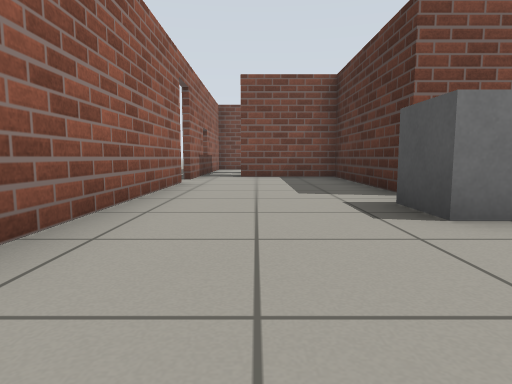
[1] (above)

17 first-person views from a walk through a Gazebo world. The camera is 0.5 m above the floor, tilts 6° down and sees 75° across. The floor is counted in squares, 1 m on a side. Each view is taken from the middle of a square. On the plan, view 1 faces up. The plan holds only what a view shows up to about 9 squares ahead; the rest is blank. The robots in the file are not drawn. Some stock models are drawn as simple stand-ins. Surface patterns are stand-ins for the level's own textures.

[2]
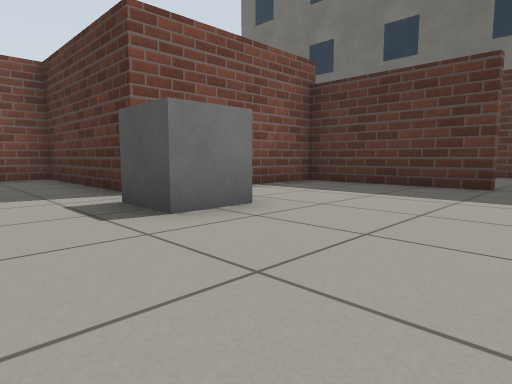

[3]
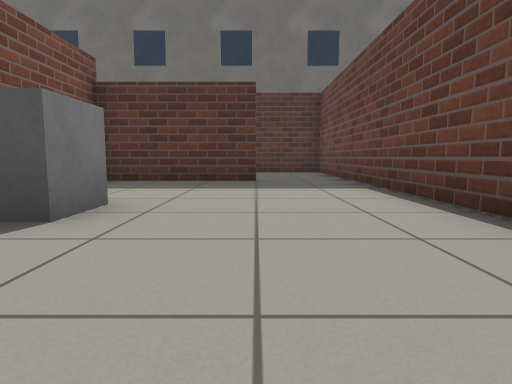

[4]
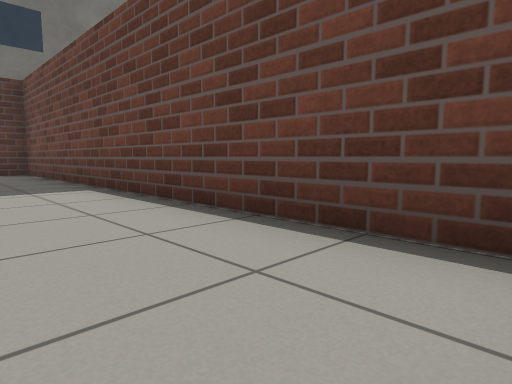

[5]
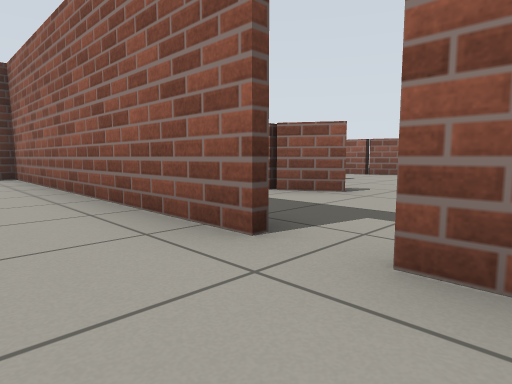

[6]
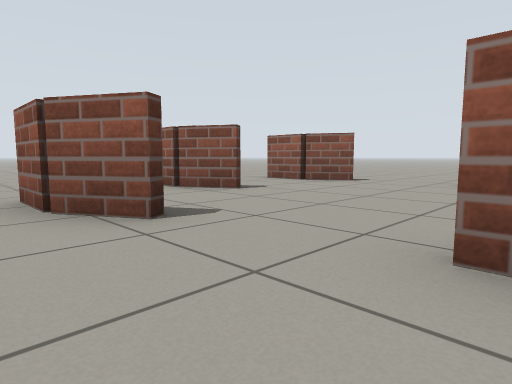

[7]
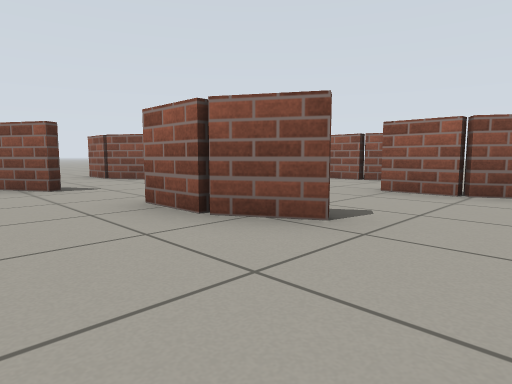

[8]
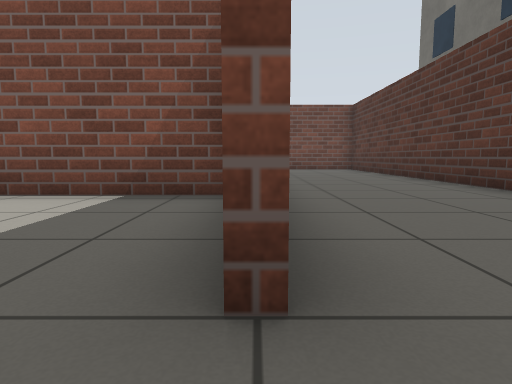

[9]
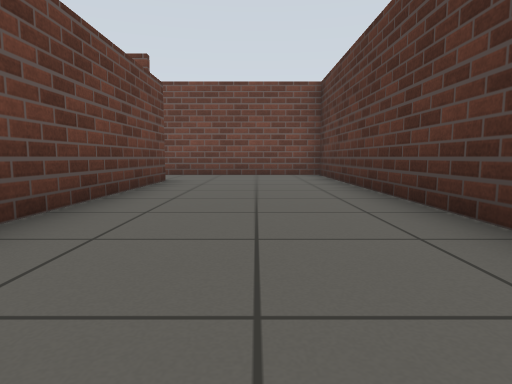

[10]
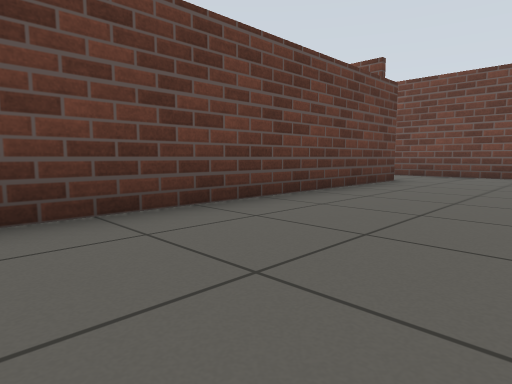

[11]
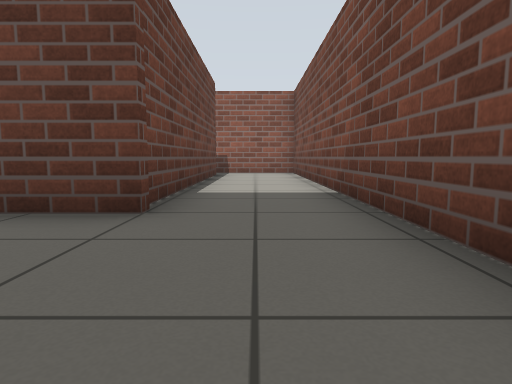

[12]
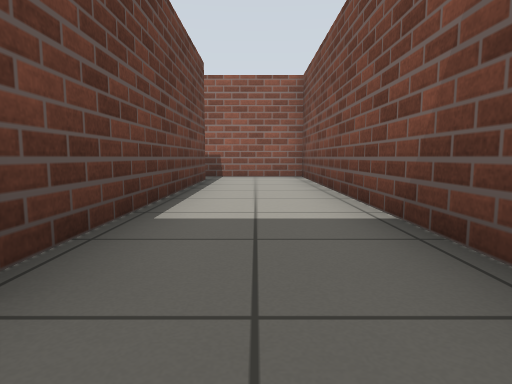

[13]
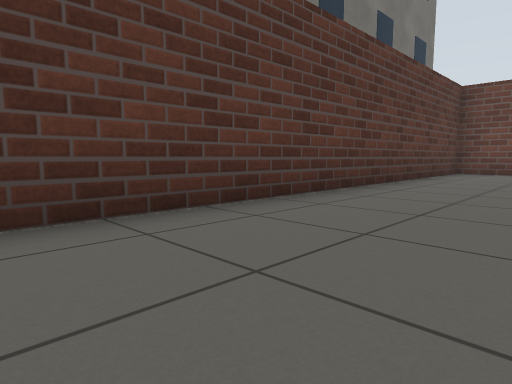

[14]
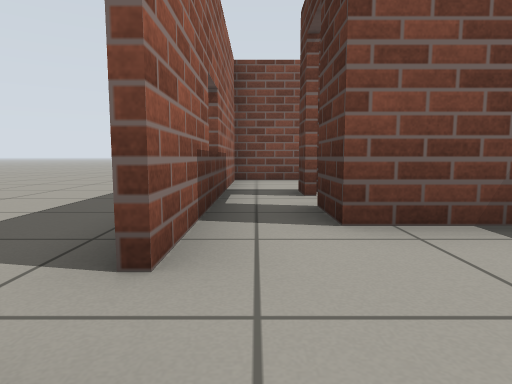

[15]
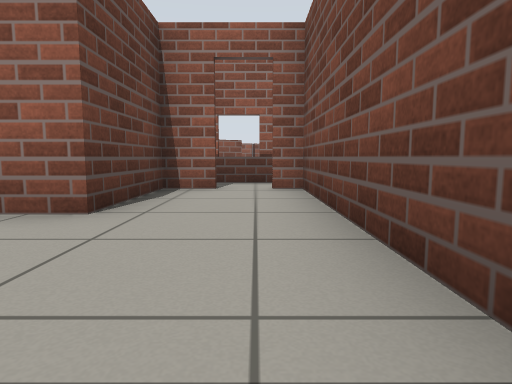

[16]
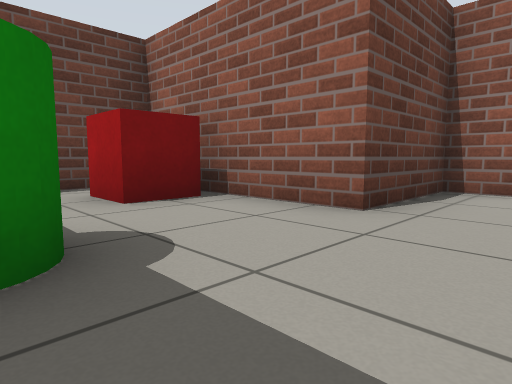

[17]
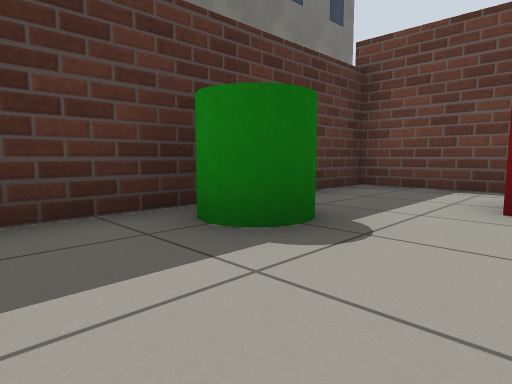

### Floor plan
Key: @ floor where view 1 was taken; # wall or solid block; . floor; D open door; = window, fence, low wall or low ledge; B grey box; U building; C green cylinder; R red box.
Columns run from 12 left of view 1 to 13 right of it. Each row starts with its distance up from view 1.
 15      ...
 14      ...
 13       ... #############
 12       ... #...........#
 11      .....#.#######...#
 10     =.....#.D.....#...#  U
  9     =..=..#.###...#...#  U
  8   =....=..#...#..C#...#
  7   =.......DD..#...#...#
  6 ..........#...#R..#...#
  5 ........=.#...#...#...#
  4  ..=.==.=.#...B####...#
  3    =..=.. #...B...#...#  U
  2    .. =.. #.......#...#  U
  1         . #.......#...#
  0         . ##@.........#
 -1            ############

Where each view was taken, in squares from view 1:
view 1: 0 up, 0 right, facing up
view 2: 0 up, 0 right, facing up-right
view 3: 1 up, 1 left, facing right
view 4: 1 up, 1 left, facing down-right
view 5: 8 up, 0 right, facing down-left
view 6: 8 up, 3 left, facing down-left
view 7: 11 up, 3 left, facing down-left
view 8: 0 up, 6 right, facing up
view 9: 4 up, 8 right, facing up
view 10: 4 up, 9 right, facing up-left
view 11: 12 up, 9 right, facing left
view 12: 12 up, 7 right, facing left
view 13: 10 up, 7 right, facing down-right
view 14: 6 up, 1 left, facing up
view 15: 10 up, 5 right, facing left
view 16: 10 up, 5 right, facing down-left
view 17: 10 up, 3 right, facing down-right
